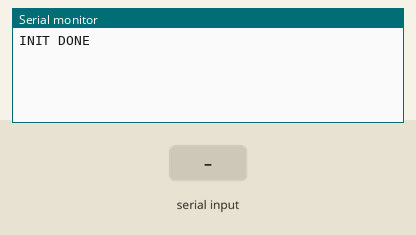
Recording of a sketch running on a simulated ESP32. Shown: the last lines printed to the serial monitor. The test bench sets the inputs (shaded band).

Above: at 2.8 s.
2.9 s: "1\n" received over the second serial link
At 4.2 s:
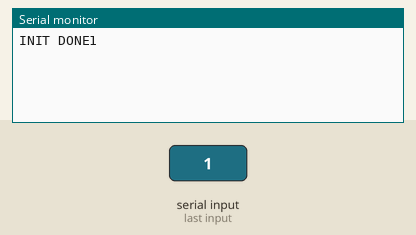
4.5 s: "0\n" received over the second serial link
At 6.0 s:
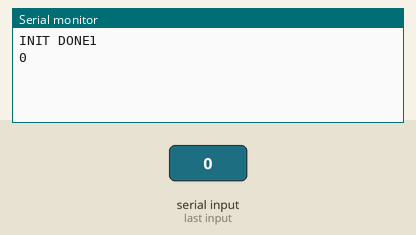

Measured:
- after the input at 2.9 s, the serial monitor: prints a new line after 0.10 s (image 1)
- after the input at 4.5 s, the serial monitor: prints a new line after 0.50 s (image 2)

The sketch:

Cansat-test.ino
```cpp
#include <Arduino.h>


// HC-12 serial port
#define RXD2 16  //(RX2)
#define TXD2 4  //(TX2)

#define HC12 Serial2  //Hardware serial 2 on the ESP32

int x =0;
String sender = "Majkl";

bool sendData(String _data);


void setup()
{

  /*pinMode(5, OUTPUT);
  digitalWrite(5, LOW);           //Normally HIGH, LOW for settings*/
  Serial.begin(115200);           // Serial port to computer
  HC12.begin(9600, SERIAL_8N1, RXD2, TXD2);      // Serial port to HC12
  Serial.write("INIT DONE");}


void loop()
{


  while (HC12.available())
  {
    // If HC-12 has data
    Serial.write(HC12.read());
    // Send the data to Serial monitor


  }
  while (Serial.available())
  {
    // If we have data from Serial monitor
          // Send that data to HC-12
  }
  x+=1;
  HC12.write((sender+x+"\n").c_str());
  delay(1000);
}

bool sendData(String _data){

  HC12.write(_data.c_str());  //Send data to HC-12

}
```
